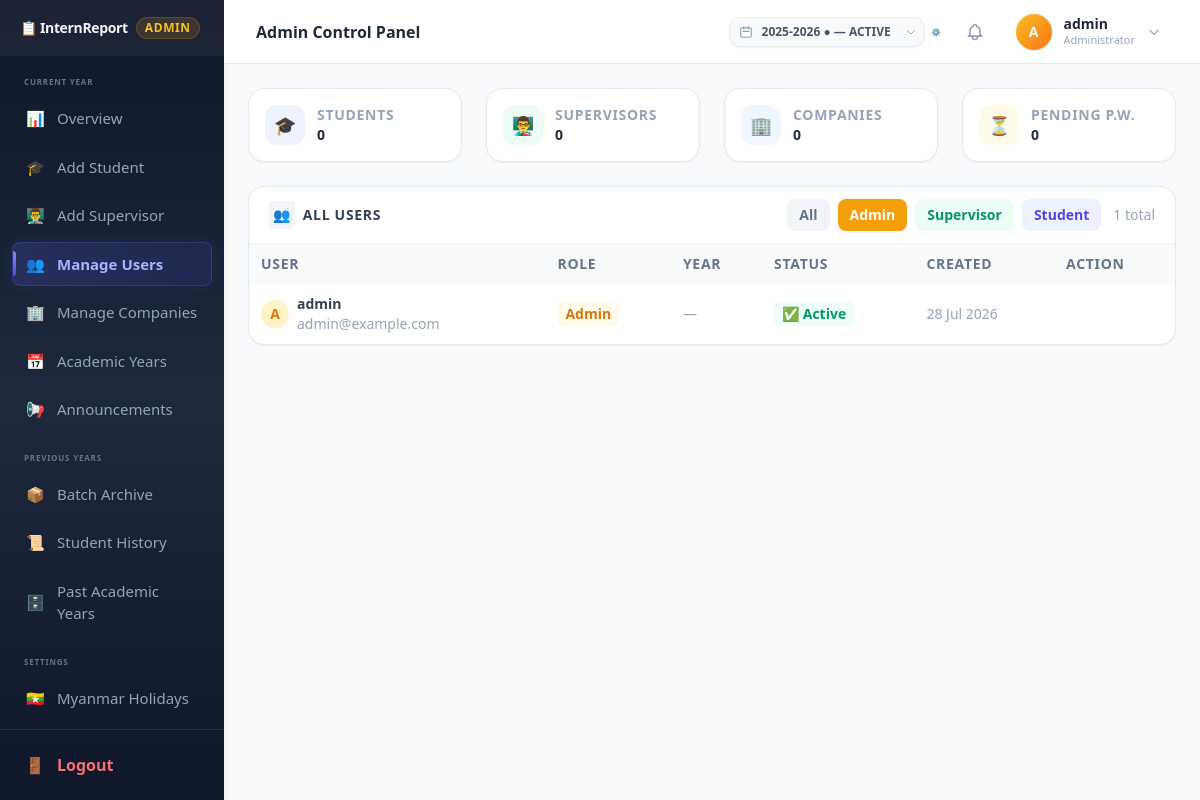
The page /admin/admin-dashboard.php?tab=manage&role=admin (signed in) on the database its author committed.
### tables this page shows
CREATE TABLE IF NOT EXISTS users (
    id INT AUTO_INCREMENT PRIMARY KEY,
    username VARCHAR(100) NOT NULL,
    email VARCHAR(100) NOT NULL UNIQUE,
    password VARCHAR(255) NOT NULL,
    role ENUM('admin', 'student', 'supervisor', 'instructor') NOT NULL DEFAULT 'student',
    is_first_login TINYINT(1) NOT NULL DEFAULT 1,
    academic_year VARCHAR(15) DEFAULT NULL,
    academic_year_id INT DEFAULT NULL,
    status ENUM('Active', 'Archived') NOT NULL DEFAULT 'Active',
    profile_pic VARCHAR(255) DEFAULT NULL,
    github_link VARCHAR(255) DEFAULT NULL,
    linkedin_link VARCHAR(255) DEFAULT NULL,
    portfolio_link VARCHAR(255) DEFAULT NULL,
    last_login_at DATETIME DEFAULT NULL,
    is_warned TINYINT(1) DEFAULT 0,
    created_at TIMESTAMP DEFAULT CURRENT_TIMESTAMP,
    UNIQUE KEY unique_username_year (username, academic_year),
    CONSTRAINT fk_users_academic_year FOREIGN KEY (academic_year_id) REFERENCES academic_years(id) ON DELETE SET NULL ON UPDATE CASCADE
);

### admin/admin-dashboard.php (the view, shortened to what the rows shown need)
<?php
require_once __DIR__ . '/../config/database.php';
$students = $pdo->query("
    SELECT u.id AS uid, u.username, u.email, u.is_first_login, u.academic_year, u.status, u.created_at,
           sp.full_name, sp.student_roll, sp.major, sp.company_name,
           sp.instructor_name, sp.supervisor_id
    FROM users u
    LEFT JOIN student_profiles sp ON sp.user_id = u.id
    WHERE u.role = 'student'
    ORDER BY sp.full_name ASC, u.username ASC
")->fetchAll();
$filter_role = $_GET['role'] ?? '';
$all_users_sql = "
    SELECT u.id, u.username, u.email, u.role, u.is_first_login, u.academic_year, u.status, u.created_at,
           sp.full_name, sp.student_roll
    FROM users u
    LEFT JOIN student_profiles sp ON sp.user_id = u.id
";
$params = [];
if (in_array($filter_role, ['admin', 'supervisor', 'student'])) {
    $all_users_sql .= " WHERE u.role = ?";
    $params[] = $filter_role;
}
$all_users_sql .= " ORDER BY FIELD(u.role, 'admin', 'supervisor', 'student'), u.created_at DESC";
$all_users_stmt = $pdo->prepare($all_users_sql);
$all_users_stmt->execute($params);
$all_users = $all_users_stmt->fetchAll();
$recent_activity_items = [];
usort($recent_activity_items, function ($a, $b) {
    return strtotime($b['created_at'] ?? 'now') <=> strtotime($a['created_at'] ?? 'now');
});
$recent_activity_items = array_slice($recent_activity_items, 0, 8);
$tab = $_GET['tab'] ?? 'overview';
?>
<!DOCTYPE html>
<html lang="en">
<head>
    <script src="https://cdn.tailwindcss.com"></script>
</head>
<body class="bg-slate-50 font-sans antialiased">
<div class="flex h-screen overflow-hidden">
    <div class="flex-1 flex flex-col overflow-hidden">
        <?php $pageTitle = 'Admin Control Panel'; require_once __DIR__ . '/../includes/topbar.php'; ?>
        <main class="flex-1 overflow-y-auto p-6">
            <div class="max-w-6xl mx-auto space-y-6">
            <?php if ($tab === 'overview'): ?>
            <div class="w-full grid grid-cols-1 lg:grid-cols-2 gap-6 mt-6 items-start">
                <div class="bg-white border border-slate-100 rounded-2xl p-6 shadow-sm h-full">
                    <div class="flex justify-between items-center mb-4">
                        <h2 class="text-xs font-bold text-slate-400 tracking-wider uppercase">Recent Students</h2>
                        <a href="?tab=manage" class="text-sm font-bold text-indigo-600 hover:underline">View All →</a>
                    </div>
                    <div class="divide-y divide-slate-100 max-h-64 overflow-y-auto">
                        <?php foreach (array_slice($students, 0, 5) as $s): ?>
                        <div class="py-3 flex items-center gap-3">
                            <div class="w-8 h-8 rounded-full bg-indigo-100 text-indigo-600 flex items-center justify-center text-sm font-bold shrink-0">
                                <?= strtoupper(($s['full_name'] ?: $s['username'])[0]) ?>
                            </div>
                            <div class="flex-1 min-w-0">
                                <p class="text-xs font-semibold text-slate-700 truncate"><?= htmlspecialchars($s['full_name'] ?: $s['username']) ?></p>
                                <p class="text-sm text-slate-400"><?= htmlspecialchars($s['company_name'] ?: 'No company') ?></p>
                            </div>
                            <span class="text-sm text-slate-400 shrink-0"><?= htmlspecialchars($s['student_roll'] ?: '') ?></span>
                        </div>
                        <?php endforeach; ?>
                        <?php if (empty($students)): ?>
                        <div class="py-6 text-center text-xs text-slate-400">No students yet.</div>
                        <?php endif; ?>
                    </div>
                </div>
                <div class="bg-white border border-slate-100 rounded-2xl p-6 shadow-sm h-full">
                    <div class="flex justify-between items-center mb-4">
                        <h2 class="text-xs font-bold text-slate-400 tracking-wider uppercase">Recent Activities</h2>
                        <a href="?tab=history" class="text-sm font-bold text-indigo-600 hover:underline">View History &rarr;</a>
                    </div>
                    <?php if (!empty($recent_activity_items)): ?>
                    <div class="space-y-3 max-h-72 overflow-y-auto pr-1">
                        <?php foreach ($recent_activity_items as $activity): ?>
                        <?php
                        $activity_icon = [
                            'student' => '🎓',
                            'supervisor' => '👨‍🏫',
                            'company' => '🏢',
                            'holiday' => '🇲🇲',
                            'announcement' => '📢',
                        ][$activity['type']] ?? '📋';
                        $activity_bg = [
                            'student' => 'bg-indigo-50 text-indigo-600',
                            'supervisor' => 'bg-emerald-50 text-emerald-600',
                            'company' => 'bg-blue-50 text-blue-600',
                            'holiday' => 'bg-red-50 text-red-600',
                            'announcement' => 'bg-amber-50 text-amber-600',
                        ][$activity['type']] ?? 'bg-slate-100 text-slate-500';
                        $activity_time = $activity['created_at'] ? (new DateTime($activity['created_at']))->format('d M Y, H:i') : 'Recently added';
                        ?>
                        <div class="flex items-start gap-3 rounded-xl border border-slate-100 bg-slate-50/70 p-3">
                            <div class="w-9 h-9 rounded-xl flex items-center justify-center text-lg shrink-0 <?= $activity_bg ?>">
                                <?= $activity_icon ?>
                            </div>
                            <div class="min-w-0">
                                <p class="text-sm font-semibold text-slate-700"><?= htmlspecialchars($activity['title']) ?></p>
                                <p class="text-sm text-slate-500 truncate"><?= htmlspecialchars($activity['detail']) ?></p>
                                <p class="text-xs text-slate-400 mt-1"><?= htmlspecialchars($activity_time) ?></p>
                            </div>
                        </div>
                        <?php endforeach; ?>
                    </div>
                    <?php else: ?>
                    <div class="flex flex-col items-center justify-center py-10 text-center">
                        <div class="w-14 h-14 rounded-2xl bg-slate-100 text-slate-400 flex items-center justify-center text-2xl mb-4">📋</div>
                        <p class="text-sm font-semibold text-slate-500">No recent activity yet</p>
                        <p class="text-xs text-slate-400 mt-1 max-w-[240px]">New students, supervisors, companies, and holidays will appear here.</p>
                    </div>
                    <?php endif; ?>
                </div>
            </div>
            <?php elseif ($tab === 'manage'): ?>
            <div class="bg-white rounded-2xl border border-slate-200 shadow-sm overflow-hidden">
                <div class="px-5 py-3 border-b border-slate-100 flex items-center justify-between flex-wrap gap-3">
                    <h2 class="text-sm font-black text-slate-700 uppercase tracking-wider flex items-center gap-2">
                        <span class="p-1 bg-slate-100 text-slate-600 rounded">👥</span> All Users
                    </h2>
                </div>
                <div class="overflow-x-auto">
                    <table class="w-full text-sm">
                        <thead>
                            <tr class="bg-slate-50 text-slate-500 font-bold uppercase tracking-wider text-sm">
                                <th class="px-3 py-2.5 text-left">User</th>
                                <th class="px-3 py-2.5 text-left">Role</th>
                                <th class="px-3 py-2.5 text-left">Year</th>
                                <th class="px-3 py-2.5 text-left">Status</th>
                                <th class="px-3 py-2.5 text-left">Created</th>
                                <th class="px-3 py-2.5 text-left">Action</th>
                            </tr>
                        </thead>
                        <tbody class="divide-y divide-slate-100">
                            <?php foreach ($all_users as $u): ?>
                            <tr class="hover:bg-slate-50 transition">
                                <td class="px-3 py-2.5">
                                    <div class="flex items-center gap-2">
                                        <div class="w-7 h-7 rounded-full flex items-center justify-center text-sm font-bold shrink-0
                                            <?= $u['role'] === 'admin' ? 'bg-amber-100 text-amber-600' : ($u['role'] === 'supervisor' ? 'bg-emerald-100 text-emerald-600' : 'bg-indigo-100 text-indigo-600') ?>">
                                            <?= strtoupper(($u['full_name'] ?? $u['username'])[0]) ?>
                                        </div>
                                        <div>
                                            <p class="font-semibold text-slate-700"><?= htmlspecialchars($u['full_name'] ?: $u['username']) ?></p>
                                            <p class="text-sm text-slate-400"><?= htmlspecialchars($u['email']) ?></p>
                                        </div>
                                    </div>
                                </td>
                                <td class="px-3 py-2.5">
                                    <?php
                                    $rs = ['admin'=>['Admin','text-amber-600','bg-amber-50'], 'supervisor'=>['Supervisor','text-emerald-600','bg-emerald-50'], 'student'=>['Student','text-indigo-600','bg-indigo-50']];
                                    $r = $rs[$u['role']] ?? ['Unknown','text-slate-600','bg-slate-100'];
                                    ?>
                                    <a href="?tab=manage&role=<?= $u['role'] ?>" class="inline-block text-sm font-bold <?= $r[1] ?> <?= $r[2] ?> px-2 py-0.5 rounded capitalize hover:opacity-80 transition"><?= $r[0] ?></a>
                                </td>
                                <td class="px-3 py-2.5">
                                    <?php if (!empty($u['academic_year'])): ?>
                                        <span class="text-sm font-bold text-indigo-600 bg-indigo-50 px-2 py-0.5 rounded font-mono"><?= htmlspecialchars($u['academic_year']) ?></span>
                                    <?php else: ?>
                                        <span class="text-sm text-slate-400">—</span>
                                    <?php endif; ?>
                                </td>
                                <td class="px-3 py-2.5">
                                    <?= $u['is_first_login'] ? '<span class="text-sm font-bold text-amber-600 bg-amber-50 px-2 py-0.5 rounded">⏳ Pending</span>' : '<span class="text-sm font-bold text-emerald-600 bg-emerald-50 px-2 py-0.5 rounded">✅ Active</span>' ?>
                                </td>
                                <td class="px-3 py-2.5 text-slate-400 whitespace-nowrap"><?= (new DateTime($u['created_at']))->format('d M Y') ?></td>
                                <td class="px-3 py-2.5">
                                </td>
                            </tr>
                            <?php endforeach; ?>
                        </tbody>
                    </table>
                </div>
            </div>
            <?php endif; ?>
            </div>
        </main>
    </div>
</div>
</body>
</html>

### rows shown on the page
users: username "A", username "admin", email "admin@example.com", role "Admin", is_first_login "✅ Active", created_at "28 Jul 2026"

### other values the page prints
$item['icon'] "📊"
$item['label'] "Overview"
$item['icon'] "🎓"
$item['label'] "Add Student"
$item['icon'] "👨‍🏫"
$item['label'] "Add Supervisor"
$item['icon'] "👥"
$item['label'] "Manage Users"
$item['icon'] "🏢"
$item['label'] "Manage Companies"
$item['icon'] "📅"
$item['label'] "Academic Years"
$item['icon'] "📢"
$item['label'] "Announcements"
$item['icon'] "📦"
